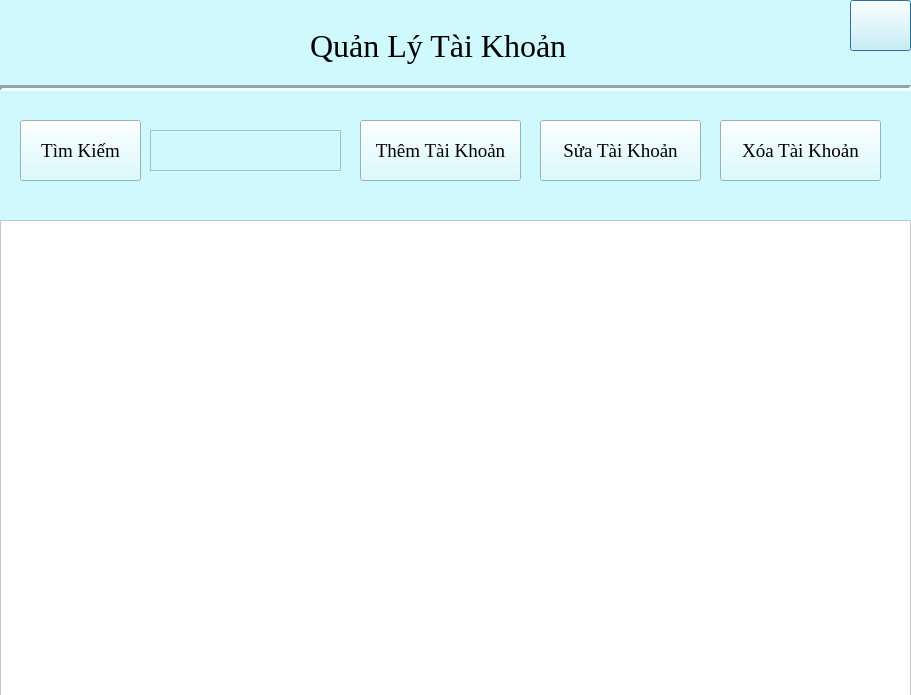
<?xml version="1.0" encoding="UTF-8"?>
<ui version="4.0">
 <class>Dialog</class>
 <widget class="QDialog" name="Dialog">
  <property name="geometry">
   <rect>
    <x>0</x>
    <y>0</y>
    <width>911</width>
    <height>695</height>
   </rect>
  </property>
  <property name="windowTitle">
   <string>Dialog</string>
  </property>
  <property name="styleSheet">
   <string notr="true">background-color: #D0F9FD;</string>
  </property>
  <widget class="QLabel" name="label">
   <property name="geometry">
    <rect>
     <x>310</x>
     <y>10</y>
     <width>331</width>
     <height>71</height>
    </rect>
   </property>
   <property name="font">
    <font>
     <family>Times New Roman</family>
     <pointsize>24</pointsize>
    </font>
   </property>
   <property name="styleSheet">
    <string notr="true"/>
   </property>
   <property name="text">
    <string>Quản Lý Tài Khoản</string>
   </property>
  </widget>
  <widget class="QTableView" name="tblDuLieu">
   <property name="geometry">
    <rect>
     <x>0</x>
     <y>220</y>
     <width>911</width>
     <height>481</height>
    </rect>
   </property>
   <property name="styleSheet">
    <string notr="true">background-color:white;
color:black;</string>
   </property>
  </widget>
  <widget class="Line" name="line">
   <property name="geometry">
    <rect>
     <x>0</x>
     <y>80</y>
     <width>911</width>
     <height>16</height>
    </rect>
   </property>
   <property name="lineWidth">
    <number>3</number>
   </property>
   <property name="orientation">
    <enum>Qt::Horizontal</enum>
   </property>
  </widget>
  <widget class="QPushButton" name="btnQuayVe">
   <property name="geometry">
    <rect>
     <x>850</x>
     <y>0</y>
     <width>61</width>
     <height>51</height>
    </rect>
   </property>
   <property name="styleSheet">
    <string notr="true"/>
   </property>
   <property name="text">
    <string/>
   </property>
  </widget>
  <widget class="QLabel" name="Favicon">
   <property name="geometry">
    <rect>
     <x>10</x>
     <y>10</y>
     <width>121</width>
     <height>71</height>
    </rect>
   </property>
   <property name="text">
    <string/>
   </property>
  </widget>
  <widget class="QPushButton" name="btnThemTaiKhoan">
   <property name="geometry">
    <rect>
     <x>360</x>
     <y>120</y>
     <width>161</width>
     <height>61</height>
    </rect>
   </property>
   <property name="font">
    <font>
     <family>Times New Roman</family>
     <pointsize>14</pointsize>
    </font>
   </property>
   <property name="text">
    <string>Thêm Tài Khoản</string>
   </property>
  </widget>
  <widget class="QTextEdit" name="txtTimKiem">
   <property name="geometry">
    <rect>
     <x>150</x>
     <y>130</y>
     <width>191</width>
     <height>41</height>
    </rect>
   </property>
   <property name="font">
    <font>
     <family>Times New Roman</family>
     <pointsize>16</pointsize>
    </font>
   </property>
   <property name="html">
    <string>&lt;!DOCTYPE HTML PUBLIC &quot;-//W3C//DTD HTML 4.0//EN&quot; &quot;http://www.w3.org/TR/REC-html40/strict.dtd&quot;&gt;
&lt;html&gt;&lt;head&gt;&lt;meta name=&quot;qrichtext&quot; content=&quot;1&quot; /&gt;&lt;style type=&quot;text/css&quot;&gt;
p, li { white-space: pre-wrap; }
&lt;/style&gt;&lt;/head&gt;&lt;body style=&quot; font-family:'Times New Roman'; font-size:16pt; font-weight:400; font-style:normal;&quot;&gt;
&lt;p style=&quot;-qt-paragraph-type:empty; margin-top:0px; margin-bottom:0px; margin-left:0px; margin-right:0px; -qt-block-indent:0; text-indent:0px;&quot;&gt;&lt;br /&gt;&lt;/p&gt;&lt;/body&gt;&lt;/html&gt;</string>
   </property>
  </widget>
  <widget class="QPushButton" name="btnSuaTaiKhoan">
   <property name="geometry">
    <rect>
     <x>540</x>
     <y>120</y>
     <width>161</width>
     <height>61</height>
    </rect>
   </property>
   <property name="font">
    <font>
     <family>Times New Roman</family>
     <pointsize>14</pointsize>
    </font>
   </property>
   <property name="text">
    <string>Sửa Tài Khoản</string>
   </property>
  </widget>
  <widget class="QPushButton" name="btnXoaTaiKhoan">
   <property name="geometry">
    <rect>
     <x>720</x>
     <y>120</y>
     <width>161</width>
     <height>61</height>
    </rect>
   </property>
   <property name="font">
    <font>
     <family>Times New Roman</family>
     <pointsize>14</pointsize>
    </font>
   </property>
   <property name="text">
    <string>Xóa Tài Khoản</string>
   </property>
  </widget>
  <widget class="QPushButton" name="btnSearch">
   <property name="geometry">
    <rect>
     <x>20</x>
     <y>120</y>
     <width>121</width>
     <height>61</height>
    </rect>
   </property>
   <property name="font">
    <font>
     <family>Times New Roman</family>
     <pointsize>14</pointsize>
    </font>
   </property>
   <property name="text">
    <string>Tìm Kiếm</string>
   </property>
  </widget>
 </widget>
 <resources/>
 <connections/>
</ui>
